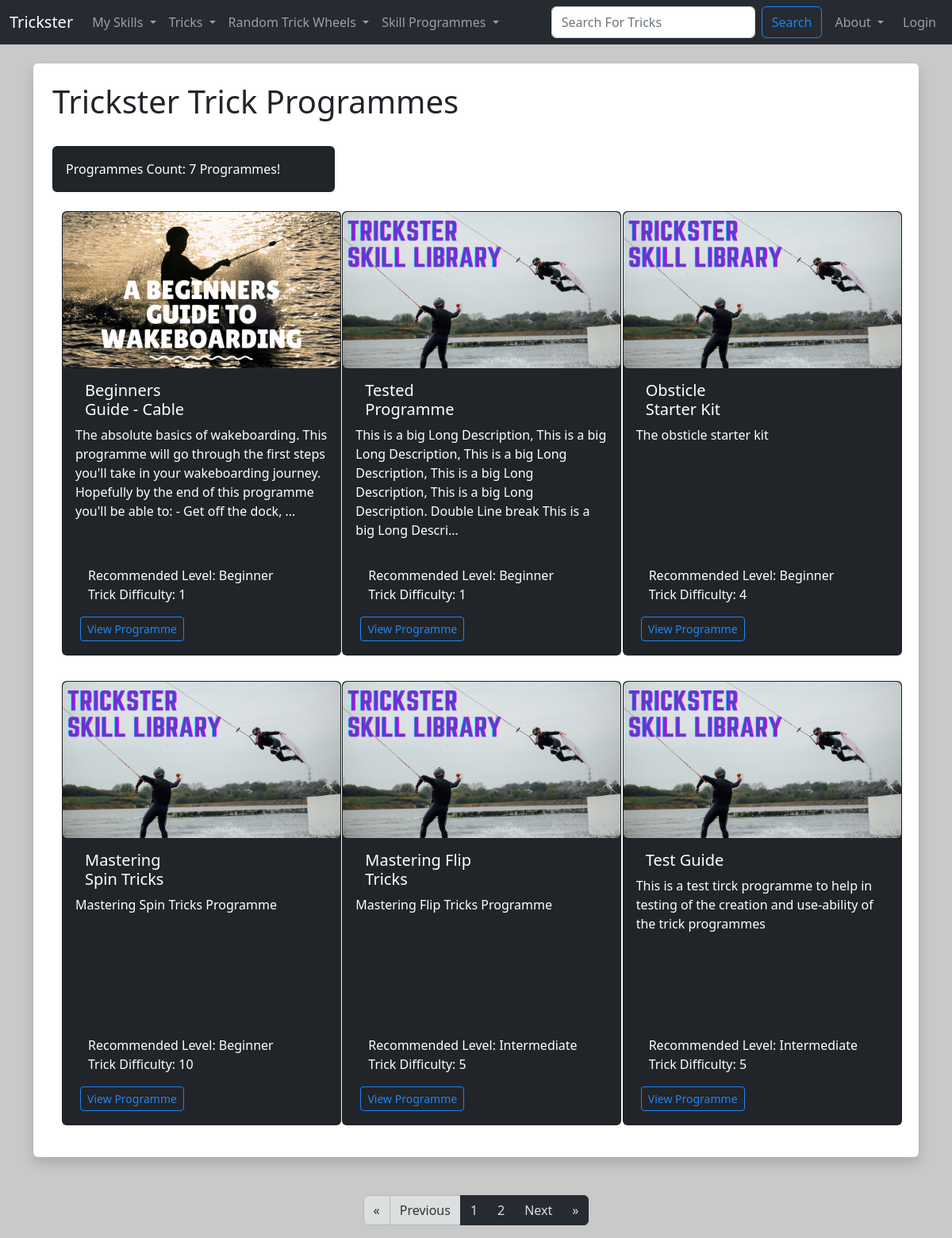
/programme_list, run on an earlier commit of the app's database.
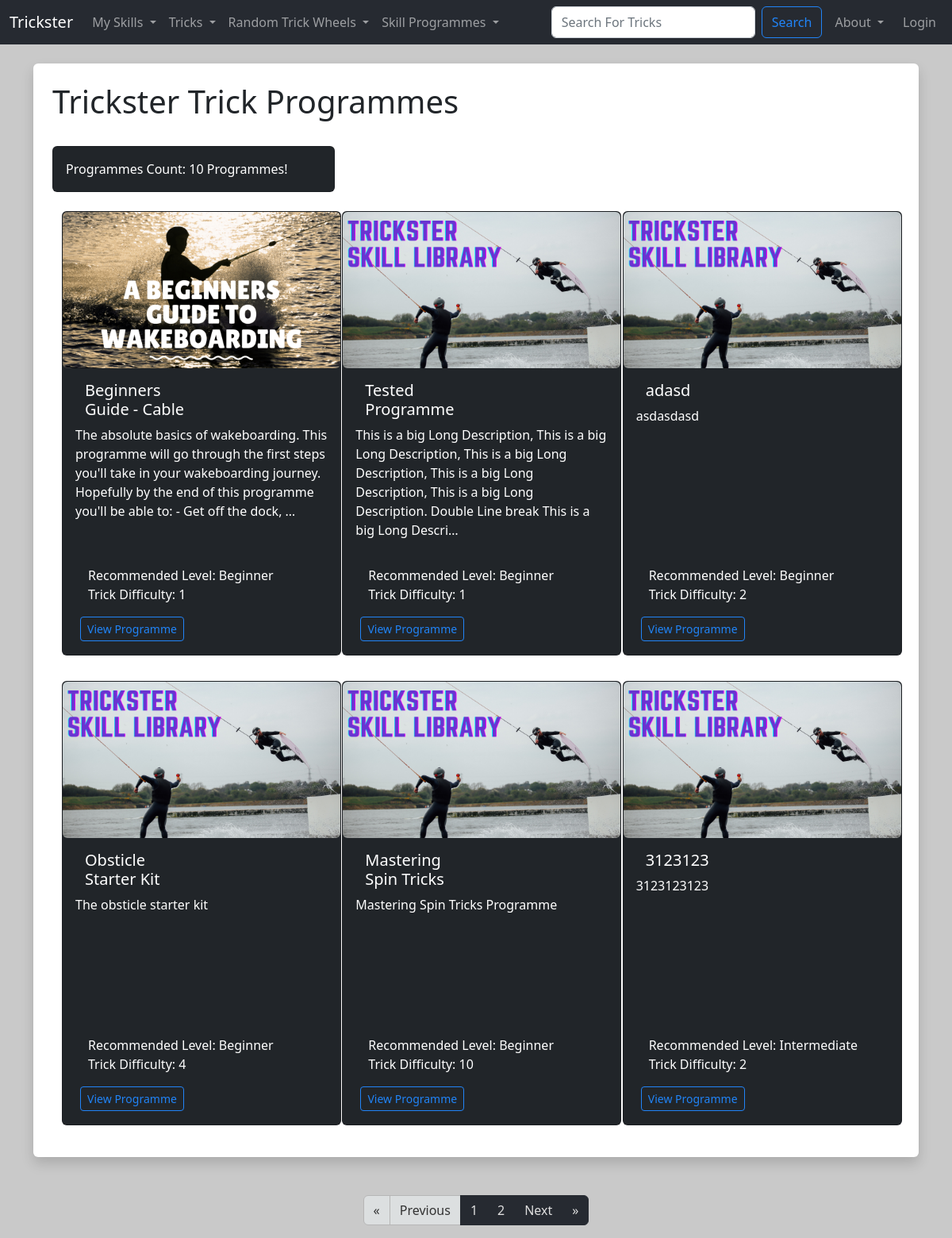
And on a later commit of the database.
### TricksterMain/models.py (models this page shows)
class Trick_Programme (models.Model):
  ProgrammeID = models.AutoField(primary_key=True)
  ProgrammeName = models.CharField(max_length=25)
  ProgrammeDiscription = models.TextField(blank=True)
  ProgrammeTricks = models.ManyToManyField(Trick, related_name='programme_tricks', blank=True)
  ProgrammeRecLevel = models.ForeignKey(SkillLevel, blank=True, null=True, on_delete=models.CASCADE)
  ProgrammeDifficulty = models.PositiveIntegerField(null=True, validators=[MinValueValidator(1), MaxValueValidator(10)])
  ProgrammeImg = models.ImageField(null=True, blank=True, upload_to="images/")
  ProgrammeCategory = models.ManyToManyField(Category, related_name='programme_category_tags', blank=True)
  def __str__(self):
    return self.ProgrammeName

class SkillLevel (models.Model):
  SkillLevelID = models.AutoField(primary_key=True)
  SkillLevelName = models.CharField(max_length=25)
  def __str__(self):
    return self.SkillLevelName

### TricksterMain/views.py (the view)
# urls.py: path('programme_list', views.programme_list, name="programme-list"),
def programme_list(request):
  all_programmes = Trick_Programme.objects.all().order_by('ProgrammeRecLevel', 'ProgrammeDifficulty', 'ProgrammeName')
  programme_count = all_programmes.count()
  p = Paginator(all_programmes, 6)
  page = request.GET.get('page')
  programmes = p.get_page(page)
  num_pages = "T" * programmes.paginator.num_pages
  return render(request, 'main/programme_list.html', {'programmes': programmes, "num_pages":num_pages, "programme_count":programme_count})

### TricksterMain/templates/main/programme_list.html (shortened to what this page needs)
{% extends 'main/base.html' %}
{% load static %}
{% block content  %}
<div class="shadow  p-4 mb-5 bg-body rounded">
  <h1> Trickster Trick Programmes </h1>
  <br/>
  <div class="col-4">
    <div class="card text-bg-dark">
      <div class="card-body">
        <p class="card-text">Programmes Count: {{ programme_count }} Programmes!</p>
      </div>
    </div>
  </div>
  <br/>
  <div class="container-md">
    <div class="row row-cols-1 row-cols-sm-2 row-cols-md-2 row-cols-xl-3 g-3">
      {% for programme in programmes %}
        <div class="col-md">
          <div class="card text-bg-dark mb-3" style="width: 22rem; height: 35rem;">
            {% if programme.ProgrammeImg %}
                <img src="{{ programme.ProgrammeImg.url }}" class="img-fluid rounded" alt="programme cover image">
            {% else %}
                <img src="{% static 'trickster/images/TrickListDefault.png' %}" class="img-fluid rounded" alt="programme cover image">
            {% endif %}
            <div class="card-body">
              <h5 class="card-title">
                <div class="container">
                  <div class="row">
                    <div class="col-6">
                      {{ programme }}
                    </div>
                    <div class="col-6">
                    </div>
                  </div>
                </div>
              </h5>
              <p class="card-text">{{ programme.ProgrammeDiscription|truncatechars:210 }}</p>
            </div>
            <ul class="list-group-dark list-group-flush">
              <li class="list-group-item">Recommended Level: {{ programme.ProgrammeRecLevel }}</li>
              <li class="list-group-item">Trick Difficulty: {{ programme.ProgrammeDifficulty }}</li>
            </ul>
            <div class="card-body-dark text-center gap-3" style="height: 3rem">
              <div class="container">
                <div class="row">
                  <div class="col-6">
                    <a href="{% url 'view-programme' programme.ProgrammeID %}" class="btn btn-outline-primary btn-sm">View Programme</a>
                  </div>
                  <div class="col-6">
                  </div>
                </div>
              </div>
            </div>
          </div>
        </div>
      {% endfor %}
    </div>
  </div>
</div>
  <nav aria-label="Paginator">
    <ul class="pagination pagination-dark justify-content-center">
      {% if programmes.has_previous %}
      <li class="page-item">
        <a class="page-link" href="?page=1" aria-label="First">
          <span aria-hidden="true">&laquo;</span>
        </a>
      </li>
      <li class="page-item"><a class="page-link" href="?page={{ programmes.previous_page_number }}">Previous</a></li>
      {% else %}
      <li class="page-item disabled">
        <a class="page-link" href="" aria-label="First">
          <span aria-hidden="true">&laquo;</span>
        </a>
      </li>
      <li class="page-item disabled"><a class="page-link" href="">Previous</a></li>
      {% endif %}
      {% for i in num_pages %}
      <li class="page-item"><a class="page-link" href="?page={{ forloop.counter }}">{{ forloop.counter }}</a></li>
      {% endfor %}
      {% if programmes.has_next %}
      <li class="page-item"><a class="page-link" href="?page={{ programmes.next_page_number }}">Next</a></li>
      <li class="page-item">
        <a class="page-link" href="?page={{ programmes.paginator.num_pages }}" aria-label="Last">
          <span aria-hidden="true">&raquo;</span>
        </a>
      </li>
      {% endif %}
    </ul>
  </nav>
{% endblock %}

What changed in the data, as far as the page shows it:
no longer on this page (row unchanged): Trick_Programme: ProgrammeName "Mastering Flip Tricks", ProgrammeDiscription "Mastering Flip Tricks Programme", ProgrammeRecLevel "Intermediate", ProgrammeDifficulty "5"
no longer on this page (row unchanged): Trick_Programme: ProgrammeName "Test Guide", ProgrammeDiscription "This is a test tirck programme to help in testing of the creation and use-ability of the trick programmes", ProgrammeRecLevel "Intermediate", ProgrammeDifficulty "5"
added Trick_Programme: ProgrammeName "adasd", ProgrammeDiscription "asdasdasd", ProgrammeRecLevel "Beginner", ProgrammeDifficulty "2"
added Trick_Programme: ProgrammeName "3123123", ProgrammeDiscription "3123123123", ProgrammeRecLevel "Intermediate", ProgrammeDifficulty "2"
Also different on the page:
{{ programme_count }}: "7" → "10"
